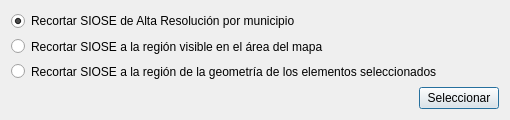
<?xml version="1.0" encoding="UTF-8"?>
<ui version="4.0">
 <class>Dialog</class>
 <widget class="QDialog" name="Dialog">
  <property name="geometry">
   <rect>
    <x>0</x>
    <y>0</y>
    <width>510</width>
    <height>120</height>
   </rect>
  </property>
  <property name="minimumSize">
   <size>
    <width>510</width>
    <height>90</height>
   </size>
  </property>
  <property name="maximumSize">
   <size>
    <width>510</width>
    <height>120</height>
   </size>
  </property>
  <property name="windowTitle">
   <string>Selección del tipo de recorte de SIOSE o SIOSE de Alta Resolución</string>
  </property>
  <layout class="QGridLayout" name="gridLayout">
   <item row="0" column="0" colspan="2">
    <layout class="QVBoxLayout" name="verticalLayout">
     <item>
      <widget class="QRadioButton" name="clipSioseHRRadioButton">
       <property name="text">
        <string>Recortar SIOSE de Alta Resolución por municipio</string>
       </property>
       <property name="checked">
        <bool>true</bool>
       </property>
       <attribute name="buttonGroup">
        <string notr="true">buttonGroup_2</string>
       </attribute>
      </widget>
     </item>
     <item>
      <widget class="QRadioButton" name="clipSioseMapCanvasRadioButton">
       <property name="text">
        <string>Recortar SIOSE a la región visible en el área del mapa</string>
       </property>
       <attribute name="buttonGroup">
        <string notr="true">buttonGroup_2</string>
       </attribute>
      </widget>
     </item>
     <item>
      <widget class="QRadioButton" name="clipSioseSelectedFeatures">
       <property name="text">
        <string>Recortar SIOSE a la región de la geometría de los elementos seleccionados</string>
       </property>
       <property name="checked">
        <bool>false</bool>
       </property>
       <attribute name="buttonGroup">
        <string notr="true">buttonGroup_2</string>
       </attribute>
      </widget>
     </item>
    </layout>
   </item>
   <item row="1" column="0">
    <spacer name="horizontalSpacer">
     <property name="orientation">
      <enum>Qt::Horizontal</enum>
     </property>
     <property name="sizeHint" stdset="0">
      <size>
       <width>401</width>
       <height>20</height>
      </size>
     </property>
    </spacer>
   </item>
   <item row="1" column="1">
    <widget class="QPushButton" name="selectPushButton">
     <property name="text">
      <string>Seleccionar</string>
     </property>
    </widget>
   </item>
  </layout>
 </widget>
 <resources/>
 <connections/>
 <buttongroups>
  <buttongroup name="buttonGroup_2"/>
 </buttongroups>
</ui>
